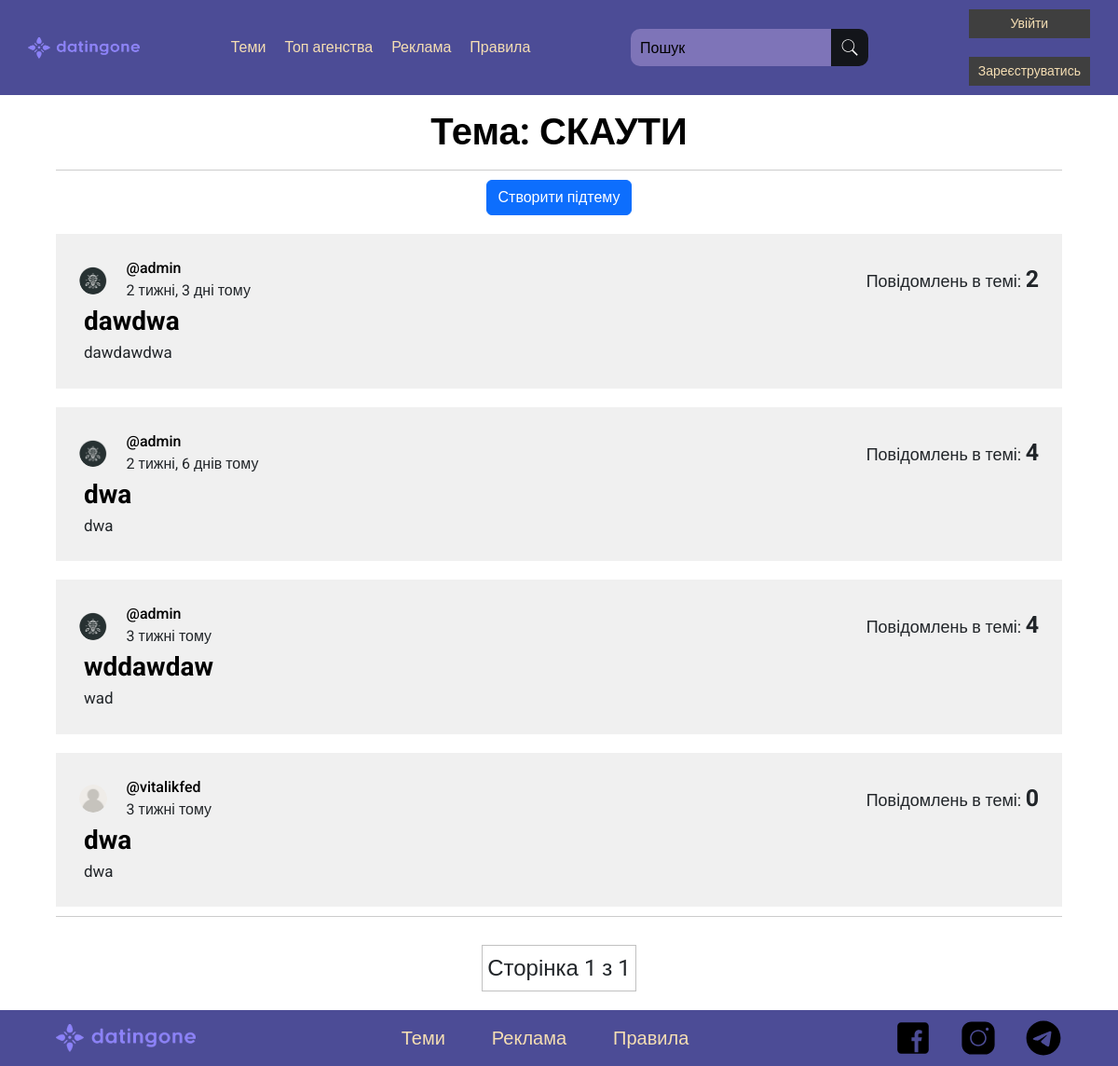
The page /subthemes/2 on the database its author committed.
### forum_pages/models.py (models this page shows, shortened)
class Theme(models.Model):
    title = models.CharField('Назва теми', max_length=100, null=True)
    def __str__(self) -> str:
        return self.title

class SubTheme(models.Model):
    user = models.ForeignKey(User, on_delete=models.CASCADE, null=True)
    base_theme = models.ForeignKey(Theme, on_delete=models.CASCADE, null=True, related_name='subthemes')
    title = models.CharField(max_length=100, null=True)
    main_text = models.TextField()
    count = models.PositiveIntegerField(default=0)
    created = models.DateTimeField(auto_now_add=True)

class User(AbstractUser):
    username = models.CharField(max_length=100,
                                null=True,
                                unique=True,
                                verbose_name='Ваш нікнейм')
    email = models.EmailField(null=True,
                              unique=True,
                              verbose_name='Ваш E-mail')
    telegram = models.CharField(max_length=200,
                                null=True,
                                blank=True,
                                verbose_name='Ваш телеграм нікнейм')
    is_show_telegram = models.BooleanField(default=True,
                                           verbose_name='Показувати телеграм')
    avatar = models.ImageField(null=True,
                               default='avatars/default_avatar.png',
                               upload_to='avatars',
                               verbose_name='Фото профілю')
    is_blocked = models.BooleanField(default=False, blank=True)
    ban_reason = models.TextField(null=True, blank=True)
    REQUIRED_FIELDS = []

### forum_pages/views/_read.py (the view)
# urls.py: path('subthemes/<str:pk>', views.subThemes, name='subthemes'),
def subThemes(request, pk):
    theme = Theme.objects.get(id=pk)
    subthemes = theme.subthemes.all().order_by('-created')
    p = Paginator(subthemes, 10)
    page = request.GET.get('page')
    paginator = p.get_page(page)
    context = {
        'theme': theme,
        'paginator': paginator
    }
    return render(request, 'subThemes.html', context)

### templates/forum_pages/subThemes.html (shortened to what this page needs)
{% extends 'base.html' %}
{% load static %}
{% block style %}
<link rel="stylesheet" href="{% static 'forum_pages/css/themes.min.css' %}">
<link rel="stylesheet" href="{% static 'forum_pages/css/themesmedia.min.css' %}">
{% endblock %}
{% block content %}
<div class="sandbox__info container">
    <div class="sandbox__title">Тема: {{ theme }}</div>
    <div class="divider"></div>
    <a class="link-subheader" href="{% url 'create-subtheme' theme.id %}"><button class="btn btn-primary btn-subheader">Створити підтему</button></a>
    {% for subtheme in paginator %}
        <div class="user__wrapper-interface">
            <div class="user__data-interface">
                <div class="user__photo-interface"><a href="#"><img src="{{subtheme.user.avatar.url}}" class="side__panel-photo" alt=""></a></div>
                <div class="user__information">
                    <div class="user__name-interface"><a href="{% url 'user-profile' subtheme.user.username %}">@{{ subtheme.user.username }}</a></div>
                    <div class="user__time-interface">{{ subtheme.created|timesince }} тому</div>
                </div>
                <div class="user__rightWrapper">
                    <div class="user__number-interface">Повідомлень в темі: <b>{{ subtheme.count }}</b></div>
                </div>
            </div>
            <div class="user__content-interface">
                <div class="user__title-interface"><a href="{% url 'subtheme' subtheme.id %}">{{ subtheme.title }}</a></div>
                <div class="user__text-interface">{{ subtheme.main_text }}</div>
            </div>
        </div>
    {% endfor %}
    <div class="divider"></div>
    <div class="subthemes__pages">
        <div>
            <div class="subtheme__current-page">Сторінка {{paginator.number}} з {{paginator.paginator.num_pages}}</div>
        </div>
    </div>
</div>
{% endblock %}

### rows shown on the page
Theme: title "СКАУТИ"
SubTheme: user.avatar (picture), user.username "admin", created "2 тижні, 3 дні", count "2", title "dawdwa", main_text "dawdawdwa"
SubTheme: user.avatar (picture), user.username "admin", created "2 тижні, 6 днів", count "4", title "dwa", main_text "dwa"
SubTheme: user.avatar (picture), user.username "admin", created "3 тижні", count "4", title "wddawdaw", main_text "wad"
SubTheme: user.avatar (placeholder picture), user.username "vitalikfed", created "3 тижні", count "0", title "dwa", main_text "dwa"

### other values the page prints
{{ paginator.number }} "1"
{{ paginator.paginator.num_pages }} "1"
